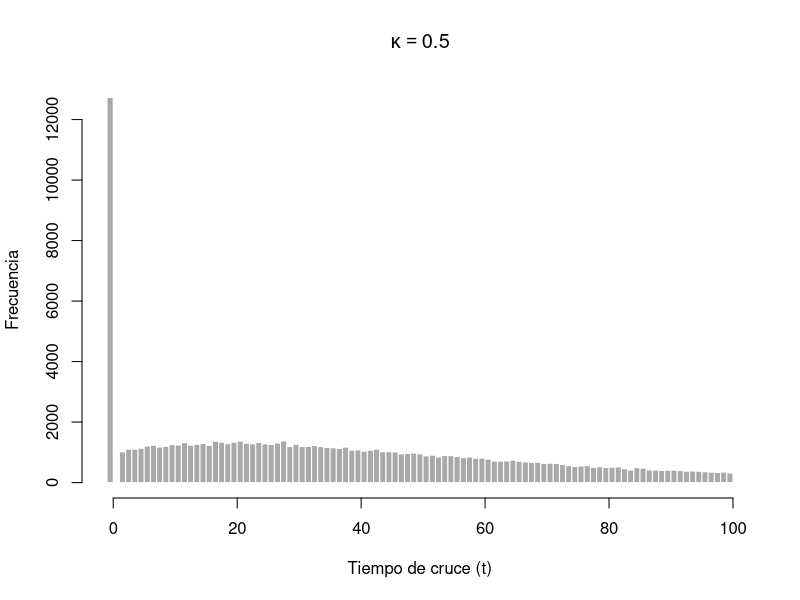

R code for this plot:
#Parámetros
theta_min <- 2
alpha     <- 0.55
bar_theta <- 1000
k         <- 0.5
# TIEMPO DE ITERACIONES
n         <- 100
# TRAYECTORIAS
m         <- 100000
par(mfrow = c(1, 1))

# Vector para almacenar los tiempos en que se supera el threshold
his <- vector(mode = "numeric", length = m)

for (j in 1:m){
  
  # theta_l inicial siempre es 100
  theta_l <- 100
  
  #graf_temporal <- rep(NA, n)
  
  for (i in 1:n) {
    #graf_temporal[i] <- theta_l
    theta_I <- theta_l / runif(1, min = 0, max = 1)^(1 / alpha)
    theta_C <- theta_min / runif(1, min = 0, max = 1)^(1 / alpha)
    
    # REGLA
    if (theta_l < bar_theta) { # r=(1,0)
      if (theta_C > theta_I * (1 - k)) {
        theta_l <- max(theta_min, theta_I * (1 - k))
      } else {
        theta_l <- max(theta_l, theta_C / (1 - k))
      }
    } else { # r = (1,1) -> Supera el threshold
      his[j] <- i  # Guardamos el tiempo de quiebre
      theta_l <- min(theta_I, max(theta_C, theta_l))
      
      #graf_temporal[i] <- theta_l 
      break
    }
  }
  
  # Si el ciclo terminó naturalmente y nunca superó el threshold, le asignamos el tiempo máximo n
  if (his[j] == 0) {
    his[j] <- -1
  }
  
  
}


esp <- hist(his, 
      plot=TRUE,
     breaks = 100, 
     col = "darkgray", 
     border = "white",
     xlab = "Tiempo de cruce (t)", 
     ylab = "Frecuencia",
     main = bquote(kappa== .(k)))

desviacion_estandar <- sd(his)
promedio <- mean(his)
posicion_maxima <- which.max(esp$counts)
limite_inferior <- esp$breaks[posicion_maxima]
limite_superior <- esp$breaks[posicion_maxima + 1]
frecuencia <- esp$counts[posicion_maxima]
